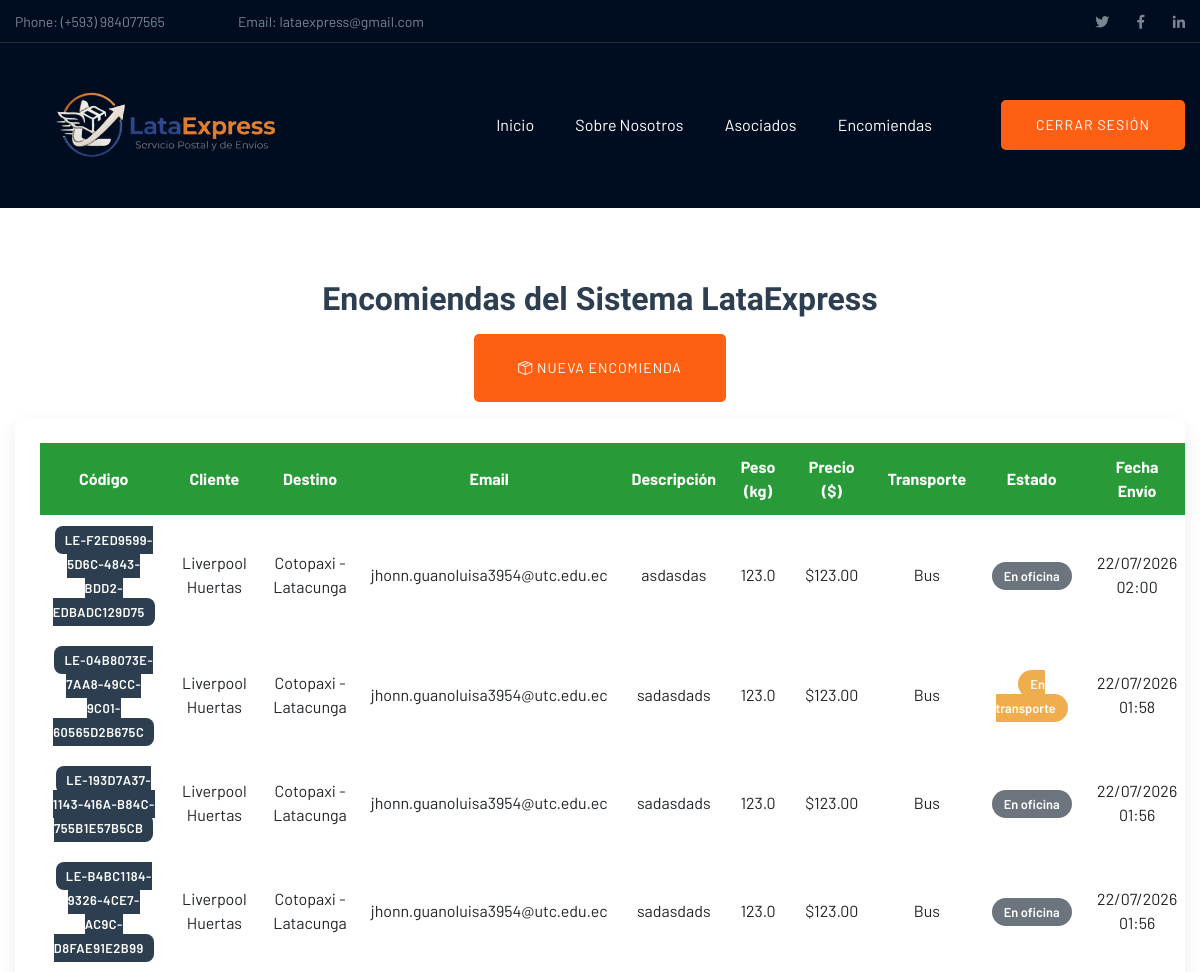
The app's page /showencomiendas/ (signed in, upper part), older data.
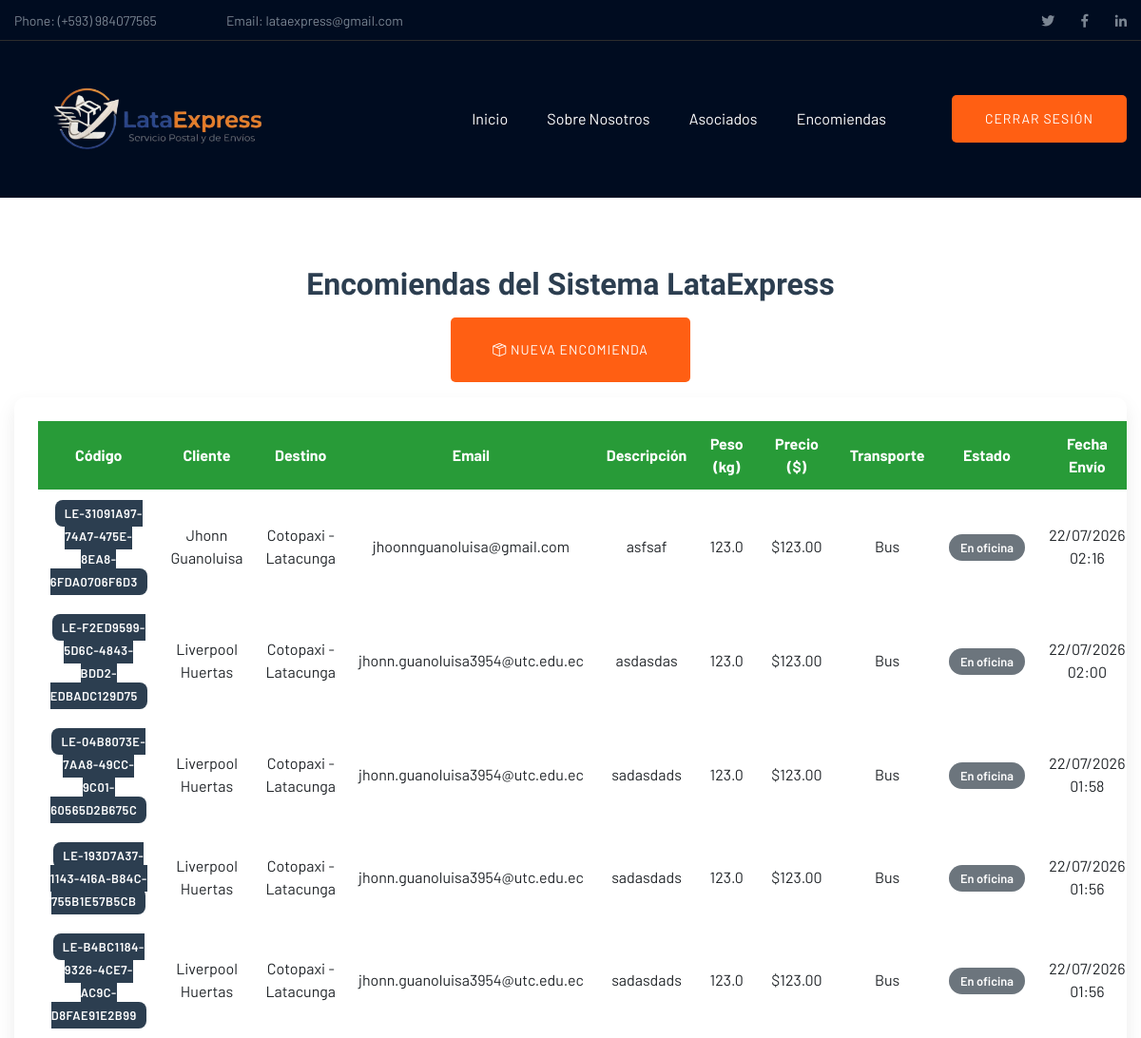
The same page, newer data.
### Envio/models.py (models this page shows, shortened)
class Encomienda(models.Model):
    ESTADOS = [
        ('OFICINA', 'En oficina'),
        ('TRANSPORTE', 'En transporte'),
        ('ENTREGADO', 'Entregado'),
    ]
    TRANSPORTE = [
        ('BUS', 'Bus'),
        ('CAMIONETA', 'Camioneta'),
        ('MOTO', 'Moto'),
    ]
    codigo = models.UUIDField(default=uuid.uuid4, editable=False, unique=True)
    cliente = models.ForeignKey(Cliente, on_delete=models.CASCADE)
    destino = models.ForeignKey(Destino, on_delete=models.CASCADE)
    descripcion = models.TextField()
    peso = models.FloatField()
    precio = models.DecimalField(max_digits=8, decimal_places=2)
    nombre_destinatario = models.CharField(max_length=150)
    cedula_destinatario = models.CharField(max_length=10)
    email_destinatario = models.EmailField()
    telefono_destinatario = models.CharField(max_length=15)
    estado = models.CharField(max_length=20, choices=ESTADOS, default='OFICINA')
    transporte = models.CharField(max_length=20, choices=TRANSPORTE)
    fecha_envio = models.DateTimeField(auto_now_add=True)
    fecha_estimada = models.DateTimeField()

class Cliente(models.Model):
    nombre = models.CharField(max_length=100)
    apellido= models.CharField(max_length=100)
    cedula = models.CharField(max_length=10, unique=True)
    email = models.EmailField()
    telefono = models.CharField(max_length=10)

class Destino(models.Model):
    ciudad = models.CharField(max_length=100)
    direccion = models.CharField(max_length=200)
    codigo_postal = models.CharField(max_length=6)
    nombre_destinatario = models.CharField(max_length=100, null=True, blank=True)
    cedula_destinatario = models.CharField(max_length=10, null=True, blank=True)
    email_destinatario = models.EmailField(null=True, blank=True)
    telefono_destinatario = models.CharField(max_length=15, null=True, blank=True)

### Envio/views.py (the view)
# urls.py: path('showencomiendas/', views.showencomiendas),
@requiere_admin
def showencomiendas(request):
    encomiendas = Encomienda.objects.select_related('cliente', 'destino').all().order_by('-fecha_envio')
    return render(request, 'showencomiendas.html', {
        'encomiendas': encomiendas
    })

### Envio/views.py (called while the page is built)
def es_admin(user):
    return user.is_authenticated and (
        user.is_superuser or user.groups.filter(name='admin').exists()
    )

### Envio/templates/showencomiendas.html (shortened to what this page needs)
{% extends "./plantillaPrincipal.html" %}
{% load static %}
{% block contenido %}
<div class="container mt-4">
    <h2 class="titulo-encomiendas">Encomiendas del Sistema LataExpress</h2>
    <div class="text-center my-3">
        <a class="btn btn-success btn-nuevo" href="/newencomienda/">
            <i class="bi bi-box-seam"></i> Nueva Encomienda
        </a>
    </div>
    <div class="contenedor-tabla" >
        <table id="tbl_encomiendas" class="table table-borderless align-middle" style="width:100%" >
            <thead>
                <tr>
                    <th>Código</th>
                    <th>Cliente</th>
                    <th>Destino</th>
                    <th>Email</th>
                    <th>Descripción</th>
                    <th>Peso (kg)</th>
                    <th>Precio ($)</th>
                    <th>Transporte</th>
                    <th>Estado</th>
                    <th>Fecha Envío</th>
                </tr>
            </thead>
            <tbody>
                {% for encomienda in encomiendas %}
                <tr>
                    <td>
                        <span class="badge-codigo" title="{{ encomienda.codigo }}"
                              onclick="copiarCodigo('{{ encomienda.codigo }}')">
                            LE-{{ encomienda.codigo|slice:":8"|upper }}
                        </span>
                    </td>
                    <td>{{ encomienda.cliente.nombre }} {{ encomienda.cliente.apellido }}</td>
                    <td>{{ encomienda.destino.ciudad }} - {{ encomienda.destino.direccion }}</td>
                    <td>{{ encomienda.cliente.email }}</td>
                    <td>{{ encomienda.descripcion|truncatechars:40 }}</td>
                    <td>{{ encomienda.peso }}</td>
                    <td>${{ encomienda.precio }}</td>
                    <td>{{ encomienda.get_transporte_display }}</td>
                    <td>
                        {% if encomienda.estado == 'OFICINA' %}
                            <span class="badge-estado badge-oficina">En oficina</span>
                        {% elif encomienda.estado == 'TRANSPORTE' %}
                            <span class="badge-estado badge-transporte">En transporte</span>
                        {% elif encomienda.estado == 'ENTREGADO' %}
                            <span class="badge-estado badge-entregado">Entregado</span>
                        {% endif %}
                    </td>
                    <td>{{ encomienda.fecha_envio|date:"d/m/Y H:i" }}</td>
                </tr>
                {% endfor %}
            </tbody>
        </table>
    </div>
</div>
{% endblock %}

Row changes from the older to the newer data that the page shows:
added Encomienda: codigo "31091A97-74A7-475E-8EA8-6FDA0706F6D3", cliente.nombre "Jhonn", cliente.apellido "Guanoluisa", destino.ciudad "Cotopaxi", destino.direccion "Latacunga", cliente.email "jhoonnguanoluisa@gmail.com", descripcion "asfsaf", peso "123.0", precio "123.00", transporte "Bus", estado "En oficina", fecha_envio "22/07/2026 02:16"
changed Encomienda "04B8073E-7AA8-49CC-9C01-60565D2B675C": estado "En transporte" → "En oficina"
